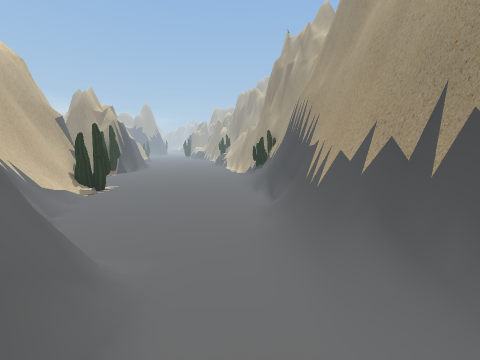
[1] (above)

12 first-person views from a walk through a Unity game level. The camera is 1.5 m above the floor, tilts 8° down and sees 90° across. The floor is counted in squares, 0.5 m on a side. Each view is taken from the middle of a square. On the plan, view 1 faces up. The plan holds only what a view shows up to about 19 squares ahead; the rest is blank. The place goes on beyond the plan.

[2]
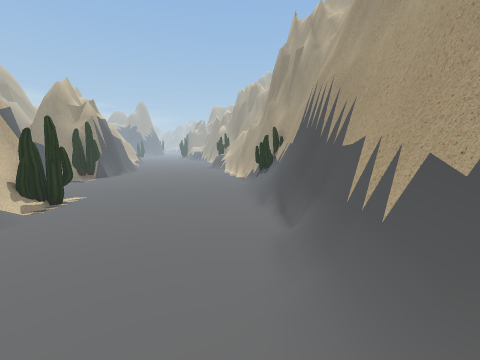

[3]
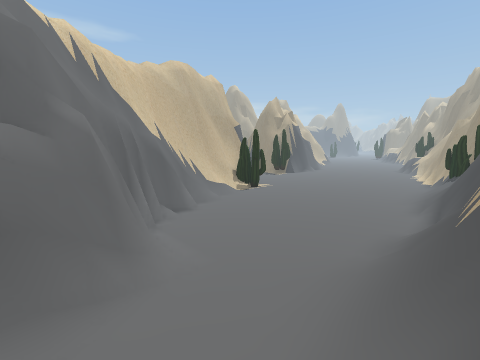

[4]
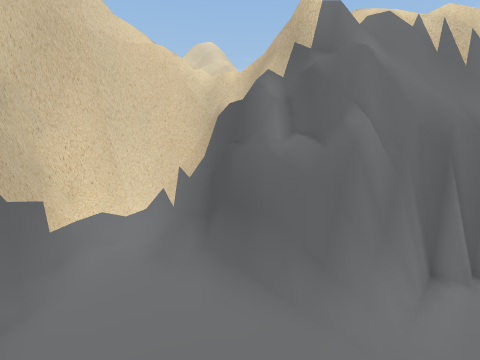

[5]
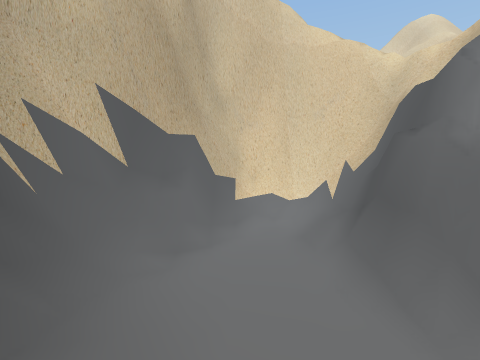

[6]
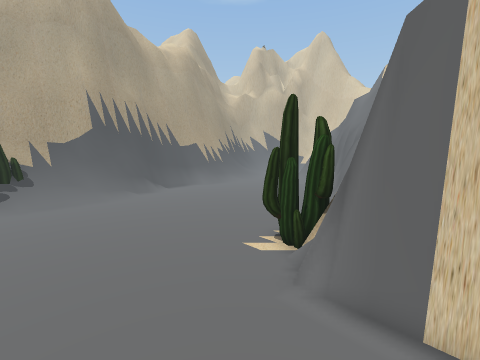

[7]
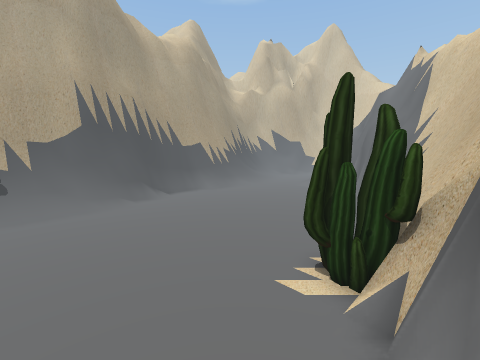

[8]
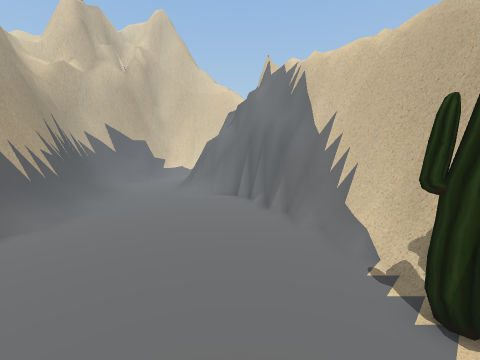

[9]
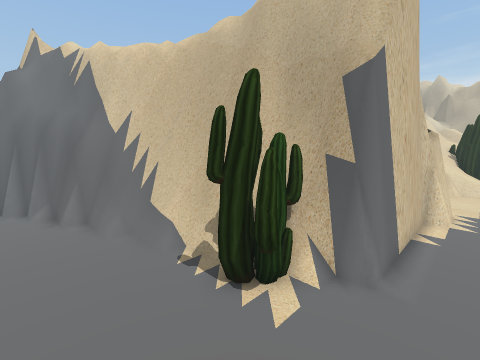

[10]
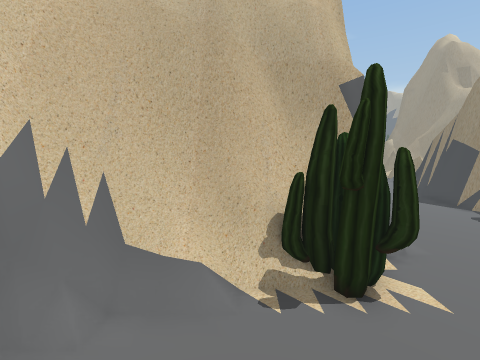

[11]
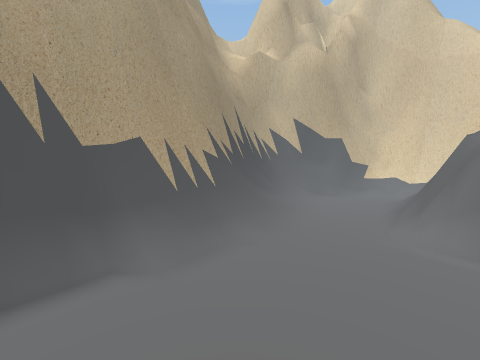

[12]
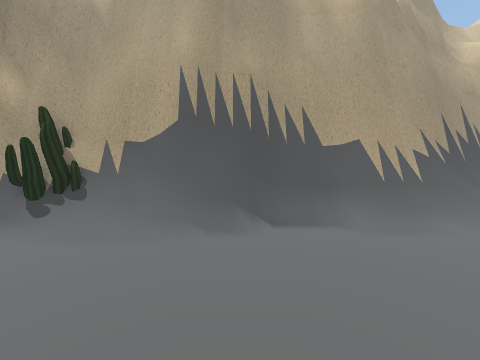

### Floor plan
Key: @ floor where view 1 was taken; # wall or solid block; . main floor; : floor 0.25 m higher than the main floor; / step, stairs or slope; = window, fence, low wall or low ledge; ^ raised ledge; C cactus.
Columns run from 14 left of view 1 to 6 right of it. Each row starts with its distance up from view 1.
 23 ..  .........../C##
 22 .............../###
 21 ...............//##
 20 ...............//##
 19 ==............./=##
 18 ####.........../=##
 17   #C.........../=##
 16   #=#...........=##
 15   ##C...........=##
 14   ##=...........###
 13    ##............##
 12    #=...........:##
 11    #=#..........:=#
 10    ####.........###
  9     ##=.........###
  8      ##.........#=##
  7      ##=......../=##
  6       ###.......//=#
  5        ###= ....//=##
  4         ###=...../=##
  3          ###:....:###
  2            #:.....=##
  1           ##/....=^##
  0           #=/.@.#=##
 -1           #=/...=##
 -2           #=/..#=##
 -3           #=#: =##
 -4           #######

Where each view was taken, in squares from view 1:
view 1: 0 up, 0 right, facing up
view 2: 4 up, 0 right, facing up
view 3: 2 up, 3 right, facing up-left
view 4: 6 up, 2 right, facing down-left
view 5: 7 up, 1 right, facing down
view 6: 23 up, 14 left, facing down-right
view 7: 22 up, 12 left, facing down-right
view 8: 20 up, 6 left, facing down
view 9: 20 up, 6 left, facing down-left
view 10: 14 up, 5 left, facing left
view 11: 14 up, 4 left, facing down-right
view 12: 16 up, 7 left, facing right
